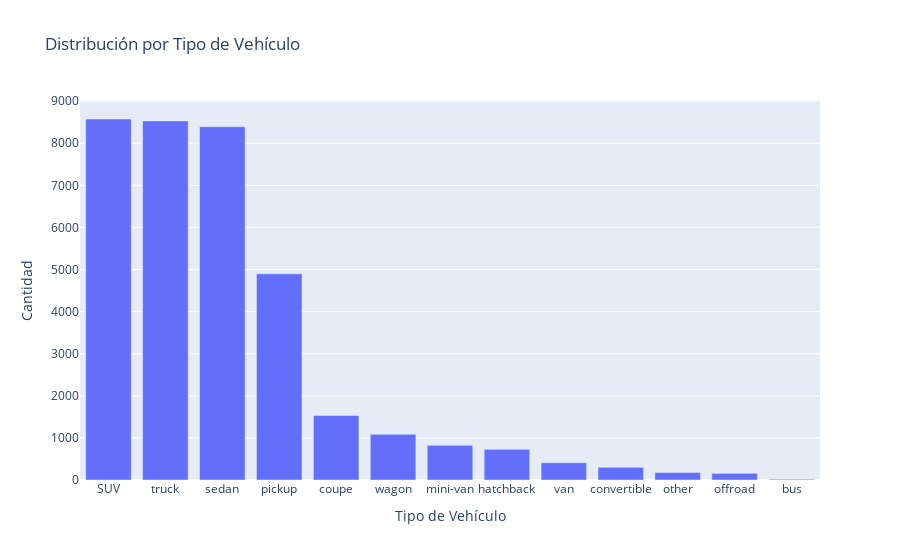

The notebook cell saved with this chart:
### Code cell
import plotly.express as px

# Preparar los datos para el gráfico de barras
type_counts = df_clean['type'].value_counts().reset_index()
type_counts.columns = ['Tipo de Vehículo', 'Cantidad']

# Gráfico de barras
fig_type = px.bar(
    type_counts,
    x='Tipo de Vehículo',
    y='Cantidad',
    title='Distribución por Tipo de Vehículo'
)
fig_type.show()

### Figure 1 — Plotly figure (JSON) as saved in the notebook; plotly's stock layout.template omitted (floating-point values rounded to 4 significant figures)
{"data": [{"hovertemplate": "Tipo de Vehículo=%{x}<br>Cantidad=%{y}<extra></extra>", "legendgroup": "", "marker": {"color": "#636efa", "pattern": {"shape": ""}}, "name": "", "orientation": "v", "showlegend": false, "textposition": "auto", "type": "bar", "x": ["SUV", "truck", "sedan", "pickup", "coupe", "wagon", "mini-van", "hatchback", "van", "convertible", "other", "offroad", "bus"], "xaxis": "x", "y": [8576, 8531, 8393, 4898, 1534, 1085, 824, 728, 410, 301, 176, 158, 19], "yaxis": "y"}], "layout": {"barmode": "relative", "legend": {"tracegroupgap": 0}, "title": {"text": "Distribución por Tipo de Vehículo"}, "xaxis": {"anchor": "y", "domain": [0, 1], "title": {"text": "Tipo de Vehículo"}}, "yaxis": {"anchor": "x", "domain": [0, 1], "title": {"text": "Cantidad"}}}}
